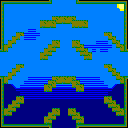

Rendered tile map (Tiled .tmx) drawn with the repository's tilesets; below, a short description and the map source with its tile grids summarised:
An orthogonal 32x32 tile map with 4x4 px tiles, 1 tile layer (Capa de Patrones 1).

<map version="1.0" orientation="orthogonal" renderorder="right-down" width="32" height="32" tilewidth="4" tileheight="4" nextobjectid="1">
 <tileset firstgid="1" name="set1" tilewidth="4" tileheight="4">
  <image source="../tiles/set1.png" width="64" height="64" />
 </tileset>
 <layer name="Capa de Patrones 1" width="32" height="32">
  <data>[1024 cells, 1024 non-empty, 28 distinct tile ids]</data>
 </layer>
</map>
